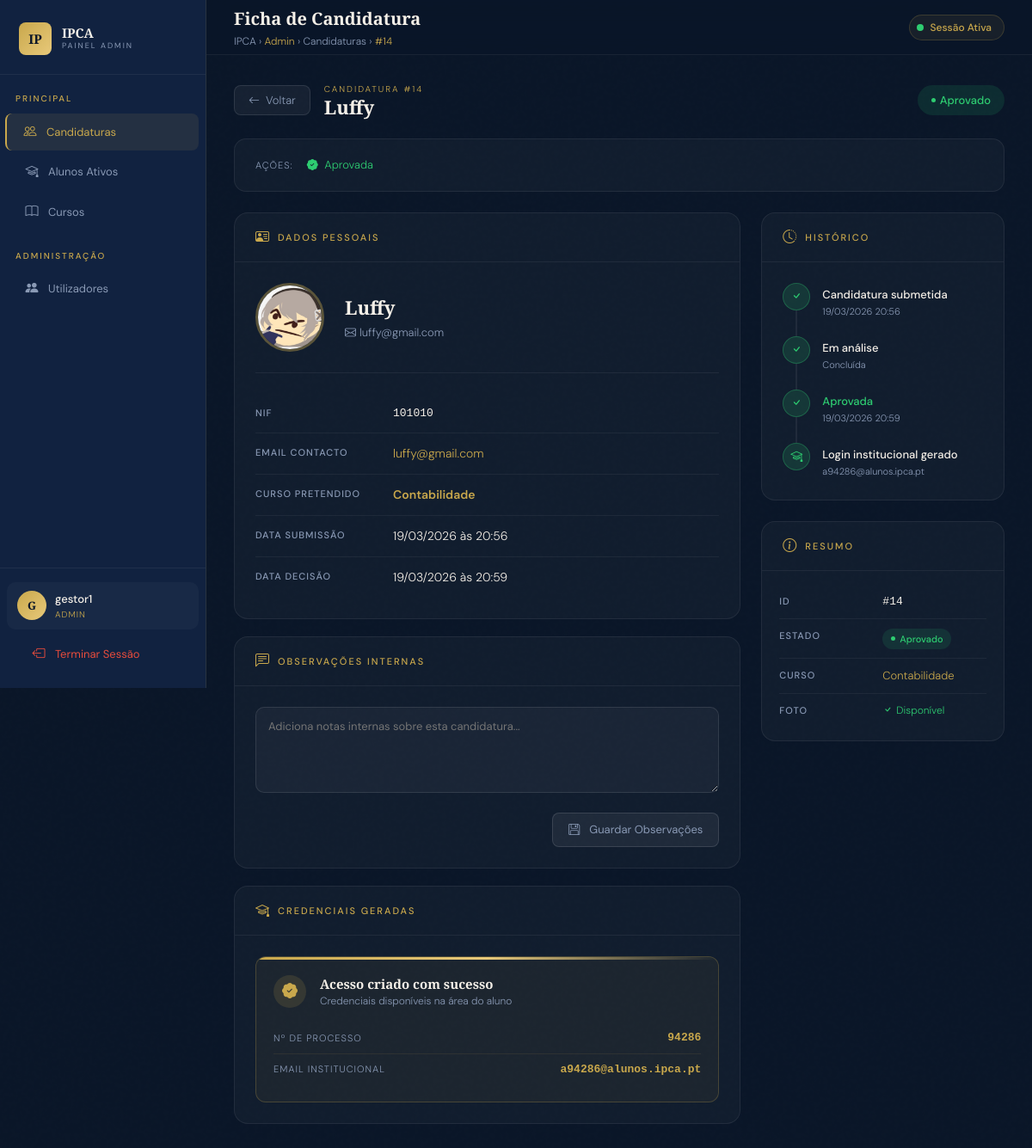
The app's page /ver_candidatura.php?id=14 (signed in) with its own data.
### tables this page shows
CREATE TABLE `candidaturas` (
  `id` int(11) NOT NULL,
  `nome` varchar(100) DEFAULT NULL,
  `nif` varchar(20) DEFAULT NULL,
  `email` varchar(100) DEFAULT NULL,
  `curso_id` int(11) DEFAULT NULL,
  `foto` varchar(255) DEFAULT 'default.png',
  `estado` enum('pendente','aprovado','rejeitado') DEFAULT 'pendente',
  `observacoes` text DEFAULT NULL,
  `data_submissao` datetime DEFAULT NULL,
  `data_decisao` datetime DEFAULT NULL,
  `password_temp` varchar(255) DEFAULT NULL
);

CREATE TABLE `cursos` (
  `ID` int(11) NOT NULL,
  `Nome` text NOT NULL
);

CREATE TABLE `alunos` (
  `id` int(11) NOT NULL,
  `numero_aluno` int(11) DEFAULT NULL,
  `nome` varchar(100) DEFAULT NULL,
  `email` varchar(100) DEFAULT NULL,
  `password` varchar(255) DEFAULT NULL,
  `curso_id` int(11) DEFAULT NULL,
  `foto` varchar(255) DEFAULT 'default.png'
);

### ver_candidatura.php (the view, shortened to what this page needs)
<?php
include "db.php";
$id = (int)$_GET['id'];
$stmt = $conn->prepare("
    SELECT c.*, cu.Nome AS nome_curso
    FROM candidaturas c
    LEFT JOIN cursos cu ON c.curso_id = cu.ID
    WHERE c.id = ?
");
$stmt->execute([$id]);
$cand = $stmt->fetch();
$aluno = null;
if ($cand['estado'] === 'aprovado') {
    $stmt2 = $conn->prepare("SELECT numero_aluno, email FROM alunos WHERE nome = ? LIMIT 1");
    $stmt2->execute([$cand['nome']]);
    $aluno = $stmt2->fetch();
}
$estado       = $cand['estado'] ?? 'pendente';
$foto_path    = (!empty($cand['foto']) && $cand['foto'] !== 'default.png' && file_exists('uploads/'.$cand['foto']))
                ? 'uploads/'.$cand['foto']
                : null;
$initials     = strtoupper(substr($cand['nome'] ?? 'A', 0, 1) .
                (strpos($cand['nome'], ' ') !== false ? substr(strrchr($cand['nome'], ' '), 1, 1) : ''));
?>
<!DOCTYPE html>
<html lang="pt-PT">
<head>
<link href="https://cdn.jsdelivr.net/npm/bootstrap@5.3.3/dist/css/bootstrap.min.css" rel="stylesheet">
<link href="https://cdn.jsdelivr.net/npm/bootstrap-icons@1.11.3/font/bootstrap-icons.min.css" rel="stylesheet">
<link rel="stylesheet" href="css/dashboard.css">
<link rel="stylesheet" href="css/ver_candidatura.css">
</head>
<body>
<aside class="sidebar" id="sidebar">
  <a href="index.php" class="sidebar-brand text-decoration-none">
    <div class="logo-icon">IP</div>
    <div>
      <div class="brand-name">IPCA</div>
      <div class="brand-sub">Painel Admin</div>
    </div>
  </a>
  <div class="sidebar-section">Principal</div>
  <a href="dashboard_admin.php" class="sidebar-link active">
    <i class="bi bi-people"></i> Candidaturas
  </a>
  <a href="lista_alunos.php" class="sidebar-link">
    <i class="bi bi-mortarboard"></i> Alunos Ativos
  </a>
  <a href="adicionar_curso.php" class="sidebar-link">
    <i class="bi bi-book"></i> Cursos
  </a>
  <?php if ($_SESSION['tipo'] === 'admin'): ?>
  <div class="sidebar-section">Administração</div>
  <a href="#" class="sidebar-link"><i class="bi bi-people-fill"></i> Utilizadores</a>
  <?php endif; ?>
  <div class="sidebar-bottom">
    <div class="sidebar-user">
      <div class="sidebar-avatar"><?php echo strtoupper(substr($_SESSION['usuario'], 0, 1)); ?></div>
      <div style="overflow:hidden;">
        <div style="font-size:13px;color:var(--cream);font-weight:500;white-space:nowrap;overflow:hidden;text-overflow:ellipsis;">
          <?php echo $_SESSION['usuario']; ?>
        </div>
        <div style="font-size:10px;color:var(--gold);text-transform:uppercase;letter-spacing:1px;">
          <?php echo ucfirst($_SESSION['tipo']); ?>
        </div>
      </div>
    </div>
    <a href="logout.php" class="sidebar-link" style="color:#e74c3c;">
      <i class="bi bi-box-arrow-left"></i> Terminar Sessão
    </a>
  </div>
</aside>
<div class="main-wrap">
  <div class="topbar">
    <div class="d-flex align-items-center gap-3">
      <div>
        <div class="topbar-title">Ficha de Candidatura</div>
        <div class="topbar-breadcrumb">
          IPCA › <span>Admin</span> ›
          <a href="dashboard_admin.php" style="color:var(--muted);text-decoration:none;">Candidaturas</a> ›
          <span>#<?php echo $id; ?></span>
        </div>
      </div>
    </div>
    <div class="topbar-actions">
      <div class="session-pill">
        <div class="session-dot"></div>
        <span style="font-size:12px;color:var(--gold);font-weight:500;">Sessão Ativa</span>
      </div>
    </div>
  </div>
  <div class="page-content">
    <div class="d-flex align-items-center justify-content-between mb-4 flex-wrap gap-3">
      <div class="d-flex align-items-center gap-3">
        <a href="dashboard_admin.php" class="btn-back">
          <i class="bi bi-arrow-left"></i> Voltar
        </a>
        <div>
          <p style="font-size:10px;color:var(--gold);letter-spacing:2px;text-transform:uppercase;margin:0;">
            Candidatura #<?php echo $id; ?>
          </p>
          <h2 style="font-family:'Playfair Display',serif;font-size:22px;font-weight:700;color:var(--cream);margin:0;">
            <?php echo htmlspecialchars($cand['nome']); ?>
          </h2>
        </div>
      </div>
      <span class="status-badge status-<?php echo $estado; ?>" style="font-size:13px;padding:8px 16px;">
        <?php
          $estado_labels = ['pendente' => 'Pendente', 'aprovado' => 'Aprovado', 'rejeitado' => 'Rejeitado'];
          echo $estado_labels[$estado] ?? ucfirst($estado);
        ?>
      </span>
    </div>
    <?php if ($_SESSION['tipo'] === 'admin'): ?>
    <div class="action-bar">
      <span class="action-bar-label">Ações:</span>
      <?php if ($estado === 'pendente'): ?>
        <form method="POST" style="display:inline;">
          <input type="hidden" name="acao" value="aprovar">
          <button type="submit" class="btn-aprovar">
            <i class="bi bi-check-circle"></i> Aprovar Candidatura
          </button>
        </form>
        <button class="btn-rejeitar" onclick="abrirRejeitar()">
          <i class="bi bi-x-circle"></i> Rejeitar
        </button>
      <?php elseif ($estado === 'aprovado'): ?>
        <span style="font-size:13px;color:#2ecc71;">
          <i class="bi bi-patch-check-fill me-1"></i>
          Aprovada
        </span>
      <?php endif; ?>
    </div>
    <?php endif; ?>
    <div class="row g-4">
      <div class="col-lg-8">
        <div class="detail-card">
          <div class="detail-card-header">
            <i class="bi bi-person-vcard"></i>
            <span>Dados Pessoais</span>
          </div>
          <div class="detail-card-body">
            <div class="d-flex align-items-center gap-4 mb-4 pb-4"
                 style="border-bottom:1px solid rgba(255,255,255,0.06);">
              <?php if ($foto_path): ?>
                <img src="<?php echo $foto_path; ?>" class="candidato-avatar" alt="Foto">
              <?php else: ?>
                <div class="candidato-initials"><?php echo $initials; ?></div>
              <?php endif; ?>
              <div>
                <div style="font-family:'Playfair Display',serif;font-size:22px;font-weight:700;color:var(--cream);">
                  <?php echo htmlspecialchars($cand['nome']); ?>
                </div>
                <div style="font-size:13px;color:var(--muted);margin-top:3px;">
                  <i class="bi bi-envelope me-1"></i><?php echo htmlspecialchars($cand['email']); ?>
                </div>
              </div>
            </div>
            <div class="field-row">
              <div class="field-key">NIF</div>
              <div class="field-val mono"><?php echo htmlspecialchars($cand['nif'] ?? '—'); ?></div>
            </div>
            <div class="field-row">
              <div class="field-key">Email Contacto</div>
              <div class="field-val">
                <a href="mailto:<?php echo htmlspecialchars($cand['email']); ?>"
                   style="color:var(--gold);text-decoration:none;">
                  <?php echo htmlspecialchars($cand['email']); ?>
                </a>
              </div>
            </div>
            <div class="field-row">
              <div class="field-key">Curso Pretendido</div>
              <div class="field-val gold"><?php echo htmlspecialchars($cand['nome_curso'] ?? '—'); ?></div>
            </div>
            <div class="field-row">
              <div class="field-key">Data Submissão</div>
              <div class="field-val">
                <?php echo $cand['data_submissao'] ? date('d/m/Y \à\s H:i', strtotime($cand['data_submissao'])) : '—'; ?>
              </div>
            </div>
            <?php if ($cand['data_decisao']): ?>
            <div class="field-row">
              <div class="field-key">Data Decisão</div>
              <div class="field-val"><?php echo date('d/m/Y \à\s H:i', strtotime($cand['data_decisao'])); ?></div>
            </div>
            <?php endif; ?>
          </div>
        </div>
        <div class="detail-card">
          <div class="detail-card-header">
            <i class="bi bi-chat-left-text"></i>
            <span>Observações Internas</span>
          </div>
          <div class="detail-card-body">
            <?php if ($_SESSION['tipo'] === 'admin'): ?>
            <form method="POST">
              <textarea name="observacoes" class="obs-textarea"
                        placeholder="Adiciona notas internas sobre esta candidatura..."
              ><?php echo htmlspecialchars($cand['observacoes'] ?? ''); ?></textarea>
              <div class="d-flex justify-content-end mt-3">
                <button type="submit" class="btn-obs">
                  <i class="bi bi-floppy me-1"></i> Guardar Observações
                </button>
              </div>
            </form>
            <?php endif; ?>
          </div>
        </div>
        <?php if ($estado === 'aprovado' && $aluno): ?>
        <div class="detail-card">
          <div class="detail-card-header">
            <i class="bi bi-mortarboard"></i>
            <span>Credenciais Geradas</span>
          </div>
          <div class="detail-card-body">
            <div class="approved-box">
              <div class="d-flex align-items-center gap-3 mb-3">
                <div style="width:38px;height:38px;border-radius:50%;background:rgba(201,168,76,0.15);
                            display:flex;align-items:center;justify-content:center;color:var(--gold);font-size:18px;">
                  <i class="bi bi-patch-check-fill"></i>
                </div>
                <div>
                  <div style="font-family:'Playfair Display',serif;font-size:15px;font-weight:700;color:var(--cream);">
                    Acesso criado com sucesso
                  </div>
                  <div style="font-size:12px;color:var(--muted);">Credenciais disponíveis na área do aluno</div>
                </div>
              </div>
              <div class="cred-item">
                <span class="k">Nº de Processo</span>
                <span class="v"><?php echo $aluno['numero_aluno']; ?></span>
              </div>
              <div class="cred-item">
                <span class="k">Email Institucional</span>
                <span class="v"><?php echo htmlspecialchars($aluno['email']); ?></span>
              </div>
            </div>
          </div>
        </div>
        <?php endif; ?>
      </div>
      <div class="col-lg-4">
        <div class="detail-card mb-4">
          <div class="detail-card-header">
            <i class="bi bi-clock-history"></i>
            <span>Histórico</span>
          </div>
          <div class="detail-card-body">
            <div class="timeline">
              <div class="timeline-item">
                <div class="tl-dot done"><i class="bi bi-check"></i></div>
                <div class="tl-content">
                  <div class="tl-title">Candidatura submetida</div>
                  <div class="tl-date">
                    <?php echo $cand['data_submissao'] ? date('d/m/Y H:i', strtotime($cand['data_submissao'])) : '—'; ?>
                  </div>
                </div>
              </div>
              <div class="timeline-item">
                <div class="tl-dot <?php echo $estado === 'pendente' ? 'active' : 'done'; ?>">
                  <?php echo $estado === 'pendente' ? '<i class="bi bi-three-dots"></i>' : '<i class="bi bi-check"></i>'; ?>
                </div>
                <div class="tl-content">
                  <div class="tl-title">Em análise</div>
                  <div class="tl-date" style="<?php echo $estado === 'pendente' ? 'color:var(--gold)' : ''; ?>">
                    <?php echo $estado === 'pendente' ? 'A aguardar decisão...' : 'Concluída'; ?>
                  </div>
                </div>
              </div>
              <?php if ($estado === 'aprovado'): ?>
              <div class="timeline-item">
                <div class="tl-dot done"><i class="bi bi-check"></i></div>
                <div class="tl-content">
                  <div class="tl-title" style="color:#2ecc71;">Aprovada</div>
                  <div class="tl-date">
                    <?php echo $cand['data_decisao'] ? date('d/m/Y H:i', strtotime($cand['data_decisao'])) : '—'; ?>
                  </div>
                </div>
              </div>
              <div class="timeline-item">
                <div class="tl-dot done"><i class="bi bi-mortarboard"></i></div>
                <div class="tl-content">
                  <div class="tl-title">Login institucional gerado</div>
                  <div class="tl-date">
                    <?php echo $aluno ? 'a'.$aluno['numero_aluno'].'@alunos.ipca.pt' : '—'; ?>
                  </div>
                </div>
              </div>
              <?php endif; ?>
            </div>
          </div>
        </div>
        <div class="detail-card">
          <div class="detail-card-header">
            <i class="bi bi-info-circle"></i>
            <span>Resumo</span>
          </div>
          <div class="detail-card-body" style="padding:16px 20px;">
            <div class="field-row" style="padding:10px 0;">
              <div class="field-key" style="width:120px;">ID</div>
              <div class="field-val mono">#<?php echo $id; ?></div>
            </div>
            <div class="field-row" style="padding:10px 0;">
              <div class="field-key" style="width:120px;">Estado</div>
              <div class="field-val">
                <span class="status-badge status-<?php echo $estado; ?>">
                  <?php echo $estado_labels[$estado] ?? ucfirst($estado); ?>
                </span>
              </div>
            </div>
            <div class="field-row" style="padding:10px 0;">
              <div class="field-key" style="width:120px;">Curso</div>
              <div class="field-val" style="font-size:13px;color:var(--gold);">
                <?php echo htmlspecialchars($cand['nome_curso'] ?? '—'); ?>
              </div>
            </div>
            <div class="field-row" style="padding:10px 0;border:none;">
              <div class="field-key" style="width:120px;">Foto</div>
              <div class="field-val" style="font-size:12px;color:var(--muted);">
                <?php echo $foto_path ? '<span style="color:#2ecc71;"><i class="bi bi-check me-1"></i>Disponível</span>' : '<em>Sem foto</em>'; ?>
              </div>
            </div>
          </div>
        </div>
      </div>
    </div>
  </div>
</div>
</body>
</html>

### records on screen
candidaturas: nome "Luffy", estado "Aprovado", foto (picture), email "luffy@gmail.com", nif "101010", curso.Nome "Contabilidade", data_submissao "19/03/2026 às 20:56", data_decisao "19/03/2026 às 20:59", data_submissao "19/03/2026 20:56", data_decisao "19/03/2026 20:59"
alunos: numero_aluno "94286", email "a94286@alunos.ipca.pt"

### other values on screen
substr($_SESSION['usuario'], 0, 1) "G"
$_SESSION['usuario'] "gestor1"
$_SESSION['tipo'] "ADMIN"
$id "14"
